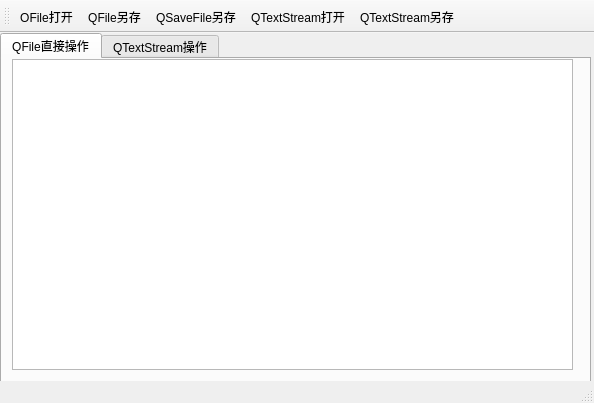
<?xml version="1.0" encoding="UTF-8"?>
<ui version="4.0">
 <class>MainWindow</class>
 <widget class="QMainWindow" name="MainWindow">
  <property name="geometry">
   <rect>
    <x>0</x>
    <y>0</y>
    <width>594</width>
    <height>403</height>
   </rect>
  </property>
  <property name="windowTitle">
   <string>MainWindow</string>
  </property>
  <widget class="QWidget" name="centralwidget">
   <widget class="QTabWidget" name="tabWidget">
    <property name="geometry">
     <rect>
      <x>0</x>
      <y>0</y>
      <width>591</width>
      <height>351</height>
     </rect>
    </property>
    <property name="currentIndex">
     <number>0</number>
    </property>
    <widget class="QWidget" name="tab">
     <attribute name="title">
      <string>QFile直接操作</string>
     </attribute>
     <widget class="QPlainTextEdit" name="plainTextEdit_File">
      <property name="geometry">
       <rect>
        <x>10</x>
        <y>0</y>
        <width>561</width>
        <height>311</height>
       </rect>
      </property>
     </widget>
    </widget>
    <widget class="QWidget" name="tab_2">
     <attribute name="title">
      <string>QTextStream操作</string>
     </attribute>
     <widget class="QPlainTextEdit" name="plainTextEdit">
      <property name="geometry">
       <rect>
        <x>10</x>
        <y>10</y>
        <width>571</width>
        <height>301</height>
       </rect>
      </property>
     </widget>
    </widget>
   </widget>
  </widget>
  <widget class="QStatusBar" name="statusbar"/>
  <widget class="QToolBar" name="toolBar">
   <property name="windowTitle">
    <string>toolBar</string>
   </property>
   <attribute name="toolBarArea">
    <enum>TopToolBarArea</enum>
   </attribute>
   <attribute name="toolBarBreak">
    <bool>false</bool>
   </attribute>
   <addaction name="actionopen"/>
   <addaction name="actionsave"/>
   <addaction name="actionsaveFile"/>
   <addaction name="actiontextStream"/>
   <addaction name="actiontextStream_save"/>
  </widget>
  <action name="actionopen">
   <property name="text">
    <string>OFile打开</string>
   </property>
   <property name="menuRole">
    <enum>QAction::NoRole</enum>
   </property>
  </action>
  <action name="actionsave">
   <property name="text">
    <string>QFile另存</string>
   </property>
   <property name="menuRole">
    <enum>QAction::NoRole</enum>
   </property>
  </action>
  <action name="actionsaveFile">
   <property name="text">
    <string>QSaveFile另存</string>
   </property>
   <property name="menuRole">
    <enum>QAction::NoRole</enum>
   </property>
  </action>
  <action name="actiontextStream">
   <property name="text">
    <string>QTextStream打开</string>
   </property>
   <property name="menuRole">
    <enum>QAction::NoRole</enum>
   </property>
  </action>
  <action name="actiontextStream_save">
   <property name="text">
    <string>QTextStream另存</string>
   </property>
   <property name="menuRole">
    <enum>QAction::NoRole</enum>
   </property>
  </action>
 </widget>
 <resources/>
 <connections/>
</ui>
